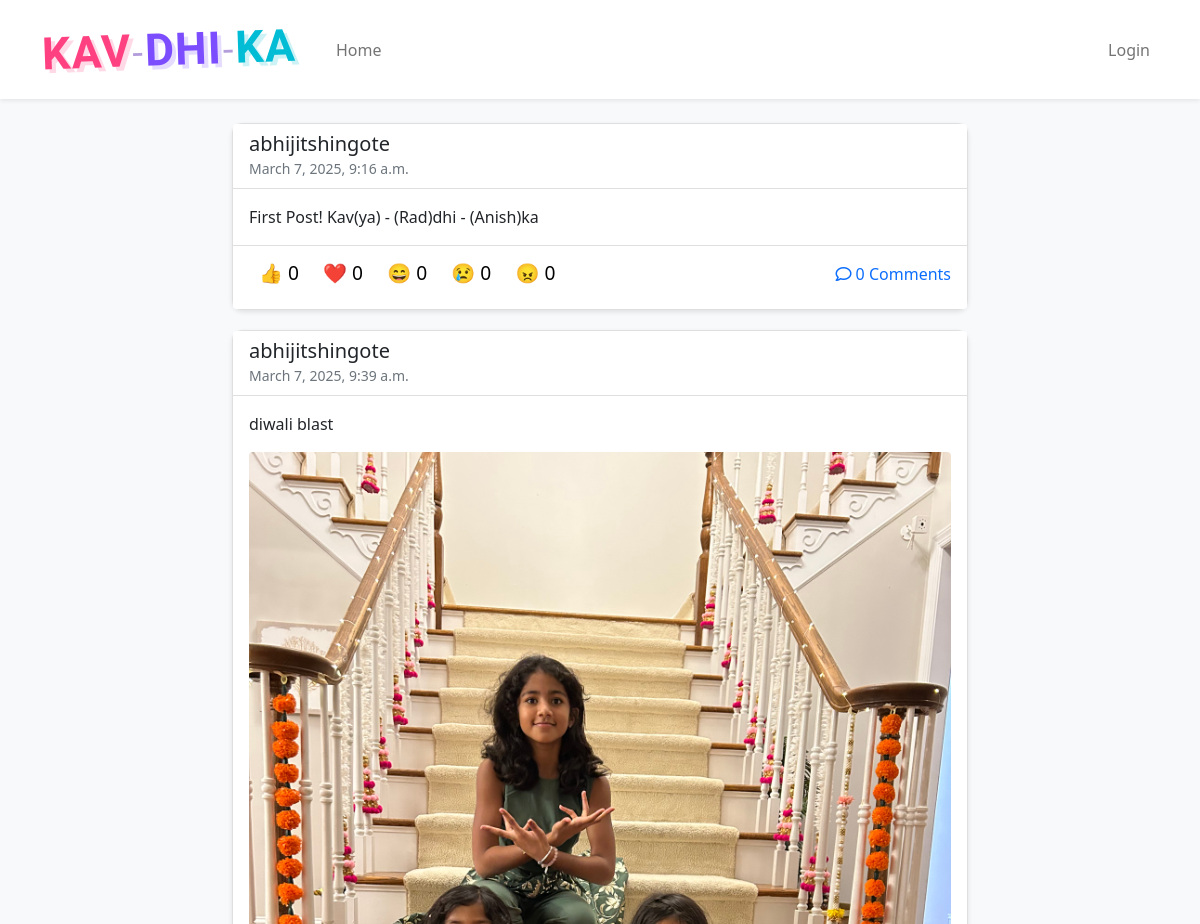
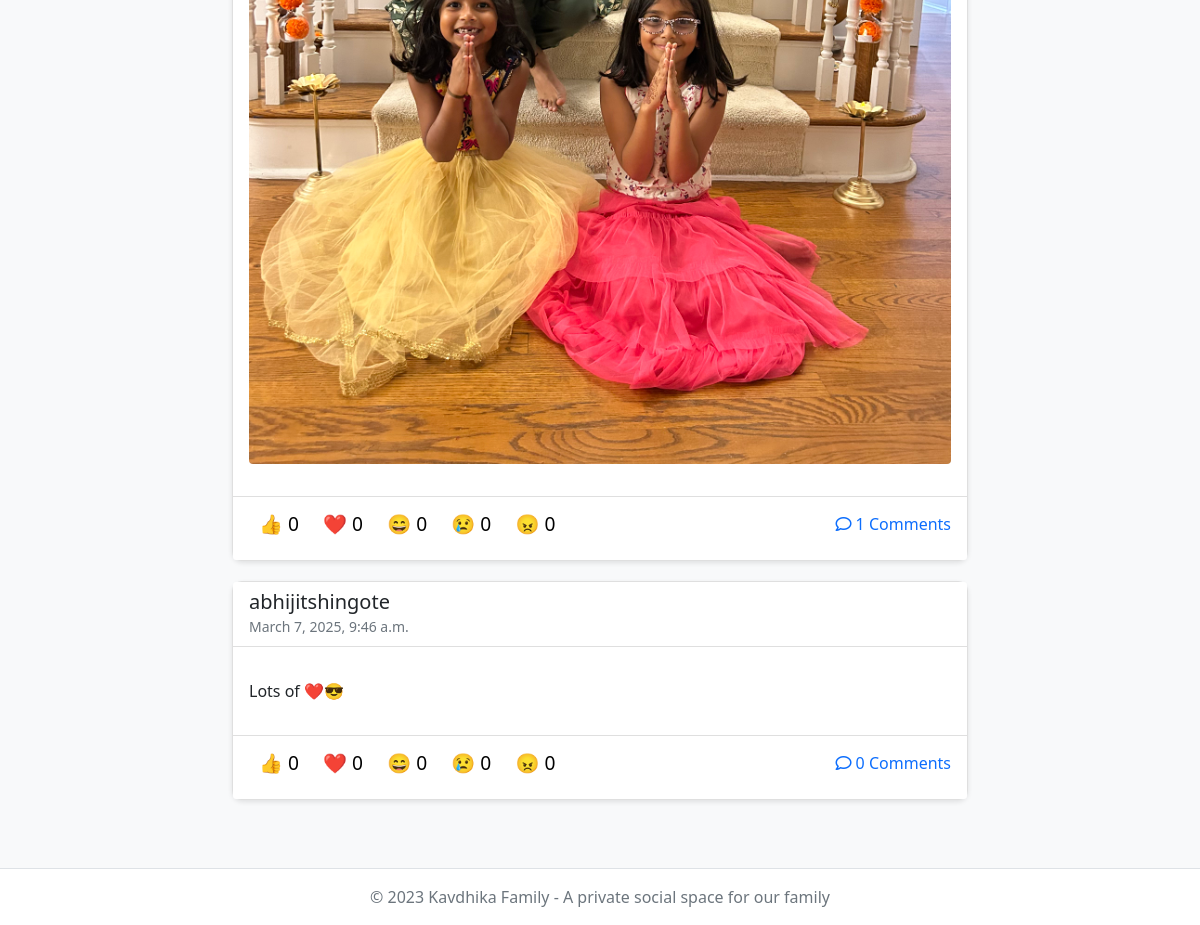
Before: / with the older database file (2 pictures, top to bottom).
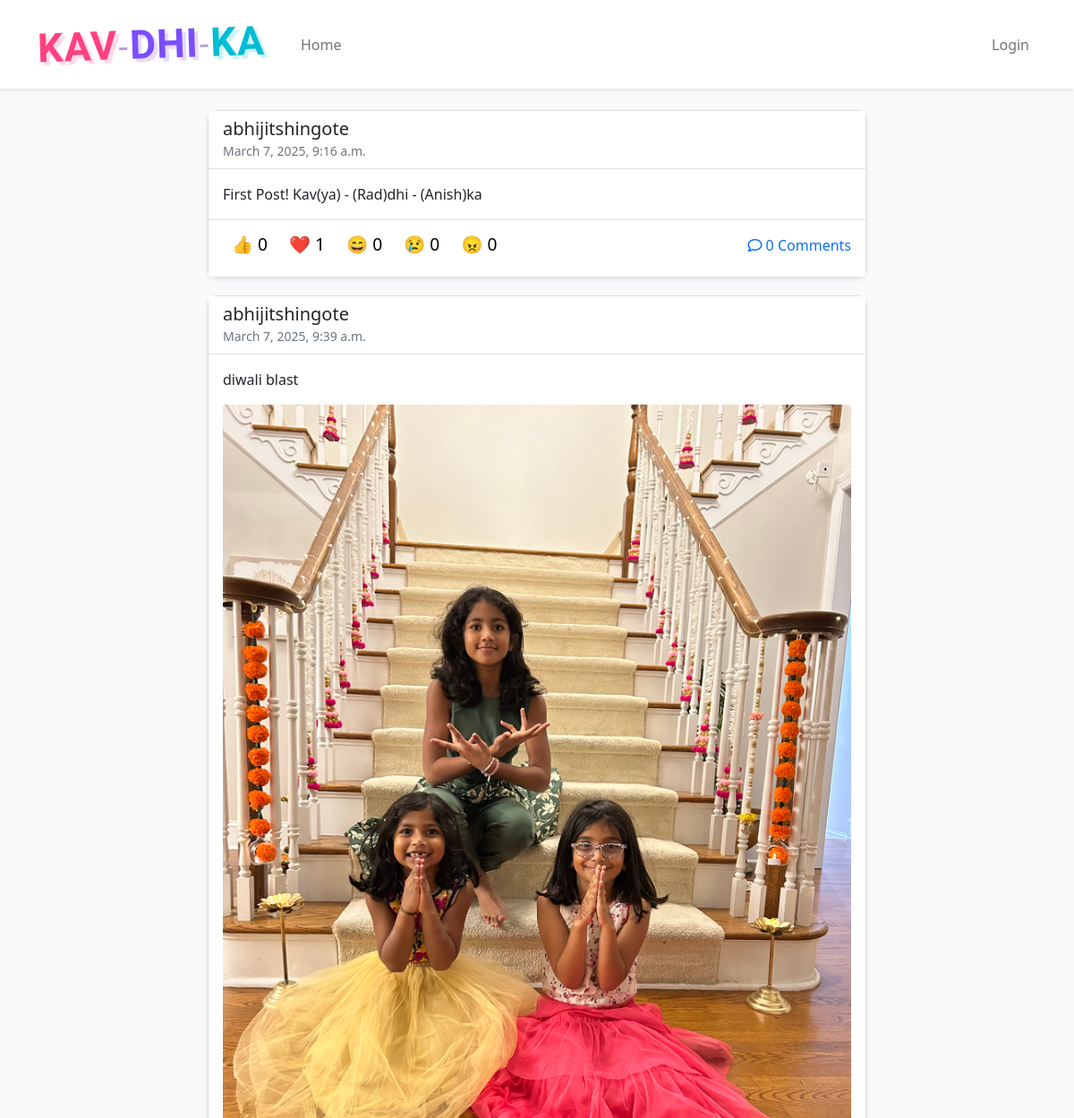
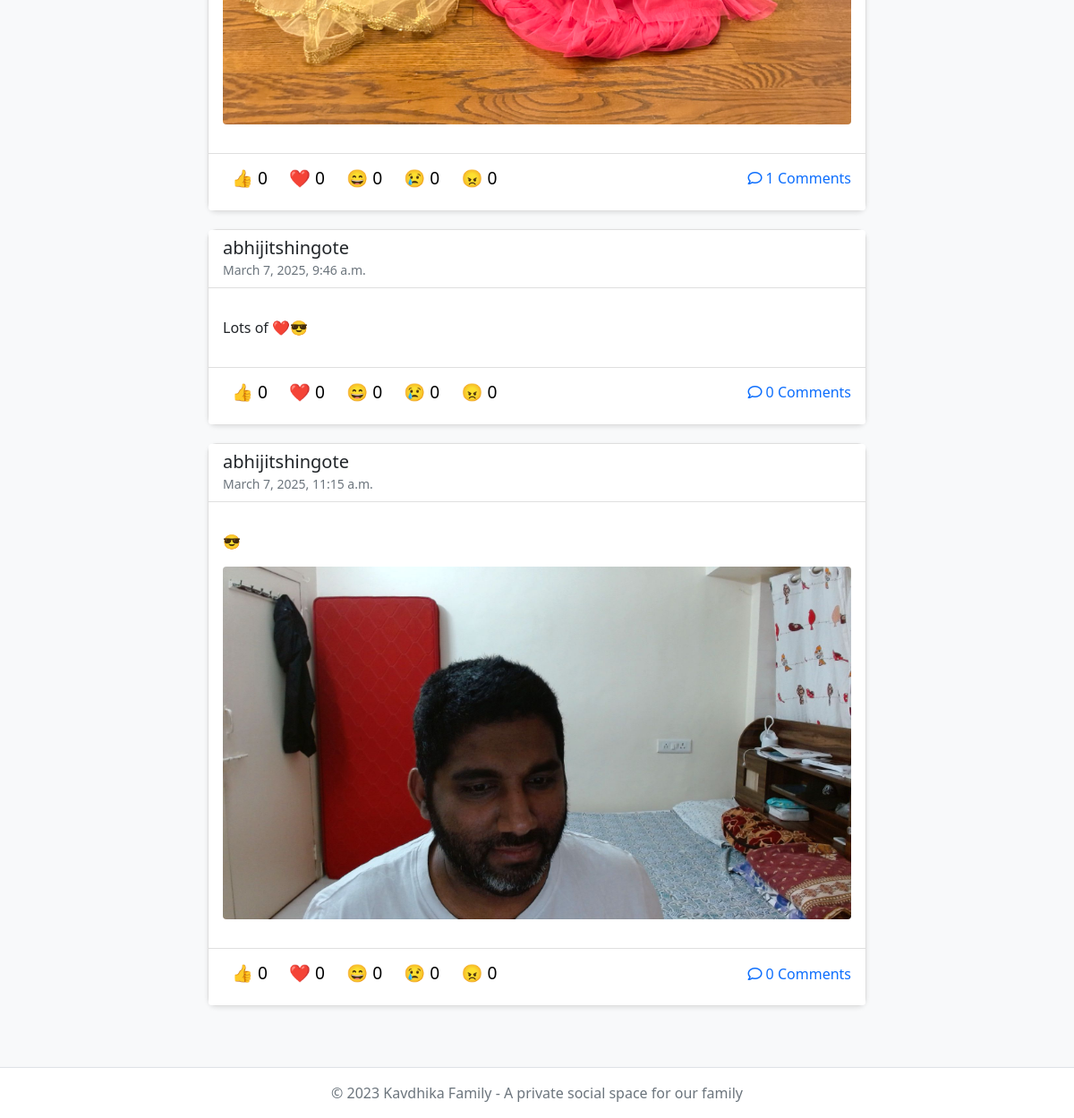
After: the same page with the newer database file (2 pictures, top to bottom).
### kavdhika_app/models.py (models this page shows, shortened)
class Post(models.Model):
    author = models.ForeignKey(User, on_delete=models.CASCADE, related_name='posts')
    content = HTMLField()
    image = models.ImageField(upload_to='post_images/', blank=True, null=True)
    created_at = models.DateTimeField(auto_now_add=True)
    updated_at = models.DateTimeField(auto_now=True)
    class Meta:
        ordering = ['-created_at']

### kavdhika_app/views.py (the view)
# urls.py: path('', views.home, name='home'),
def home(request):
    posts = Post.objects.all().annotate(
        comment_count=Count('comments'),
        reaction_count=Count('reactions')
    )
    reaction_counts = {}
    for post in posts:
        post_reactions = {}
        for reaction_type, emoji in Reaction.REACTION_CHOICES:
            post_reactions[reaction_type] = post.reactions.filter(reaction_type=reaction_type).count()
        reaction_counts[post.id] = post_reactions
    context = {
        'posts': posts,
        'title': 'Family Feed',
        'reaction_choices': Reaction.REACTION_CHOICES,
        'reaction_counts': reaction_counts
    }
    return render(request, 'kavdhika_app/home.html', context)

### kavdhika_app/templatetags/custom_filters.py (called while the page is built)
@register.filter(name='get_item')
def get_item(dictionary, key):
    return dictionary.get(key, 0)  # Returns 0 if key doesn't exist

### kavdhika_app/templates/kavdhika_app/home.html (shortened to what this page needs)
{% extends 'kavdhika_app/base.html' %}
{% load custom_filters %}
{% block content %}
<div class="row">
    <div class="col-md-8 mx-auto">
        {% if posts %}
            {% for post in posts %}
            <div class="card">
                <div class="card-header bg-white d-flex align-items-center">
                    <div>
                        <h5 class="mb-0">{{ post.author.get_full_name|default:post.author.username }}</h5>
                        <small class="text-muted">{{ post.created_at|date:"F j, Y, g:i a" }}</small>
                    </div>
                </div>
                <div class="card-body">
                    <p class="card-text">{{ post.content|safe }}</p>
                    {% if post.image %}
                    <img src="{{ post.image.url }}" alt="Post image" class="img-fluid rounded mb-3">
                    {% endif %}
                </div>
                <div class="card-footer bg-white">
                    <div class="d-flex justify-content-between align-items-center mb-2">
                        <div>
                            {% for reaction_type, emoji in reaction_choices %}
                            <button class="reaction-btn" data-post-id="{{ post.id }}" data-reaction-type="{{ reaction_type }}">
                                {{ emoji }} <span class="reaction-count">{{ reaction_counts|get_item:post.id|get_item:reaction_type }}</span>
                            </button>
                            {% endfor %}
                        </div>
                        <div>
                            <a href="{% url 'kavdhika_app:post_detail' post_id=post.id %}" class="text-decoration-none">
                                <i class="far fa-comment"></i> {{ post.comment_count }} Comments
                            </a>
                        </div>
                    </div>
                </div>
            </div>
            {% endfor %}
        {% endif %}
    </div>
</div>
{% endblock %}

### kavdhika_app/templates/kavdhika_app/base.html (shortened to what this page needs)
{% load static %}
<!DOCTYPE html>
<html lang="en">
<head>
    <link href="https://cdn.jsdelivr.net/npm/bootstrap@5.1.3/dist/css/bootstrap.min.css" rel="stylesheet">
    <link href="https://cdnjs.cloudflare.com/ajax/libs/font-awesome/5.15.4/css/all.min.css" rel="stylesheet">
    <link href="{% static 'css/custom.css' %}" rel="stylesheet">
</head>
<body>
    <nav class="navbar navbar-expand-lg navbar-light bg-white shadow-sm mb-4">
        <div class="container">
            <a class="logo navbar-brand" href="{% url 'kavdhika_app:home' %}">
                <span class="logo-kav">KAV</span><span class="logo-separator">-</span><span class="logo-dhi">DHI</span><span class="logo-separator">-</span><span class="logo-ka">KA</span>
            </a>
            <div class="collapse navbar-collapse" id="navbarNav">
                <ul class="navbar-nav me-auto">
                    <li class="nav-item">
                        <a class="nav-link" href="{% url 'kavdhika_app:home' %}">Home</a>
                    </li>
                </ul>
                <ul class="navbar-nav">
                    {% if user.is_authenticated %}
                    <li class="nav-item dropdown">
                        <a class="nav-link dropdown-toggle" href="#" id="userDropdown" role="button" data-bs-toggle="dropdown">
                            {{ user.username }}
                        </a>
                        <ul class="dropdown-menu dropdown-menu-end">
                            <li><a class="dropdown-item" href="{% url 'admin:index' %}">Admin</a></li>
                            <li><hr class="dropdown-divider"></li>
                            <li><a class="dropdown-item" href="{% url 'admin:logout' %}">Logout</a></li>
                        </ul>
                    </li>
                    {% else %}
                    <li class="nav-item">
                        <a class="nav-link" href="{% url 'admin:login' %}">Login</a>
                    </li>
                    {% endif %}
                </ul>
            </div>
        </div>
    </nav>
    <div class="container">
        {% block content %}{% endblock %}
    </div>
    <footer class="bg-white text-center text-muted py-3 mt-5 border-top">
        <div class="container">
            <p class="mb-0">© 2023 Kavdhika Family - A private social space for our family</p>
        </div>
    </footer>
</body>
</html>

### static/css/custom.css (style rules this page uses)
.logo { font-family: 'Poppins', sans-serif; font-size: 2rem; font-weight: 800; text-decoration: none !important; letter-spacing: 2px; }
.logo-kav { color: #FF6B6B; text-shadow: 2px 2px 4px rgba(255, 107, 107, 0.3); transition: color 0.3s ease; }
.logo-dhi { color: #4ECDC4; text-shadow: 2px 2px 4px rgba(78, 205, 196, 0.3); transition: color 0.3s ease; }
.logo-ka { color: #45B7D1; text-shadow: 2px 2px 4px rgba(69, 183, 209, 0.3); transition: color 0.3s ease; }
.logo-separator { color: #95A5A6; font-weight: 300; margin: 0 3px; text-shadow: none; }
.navbar-brand.logo { color: inherit !important; padding-top: 0.5rem; padding-bottom: 0.5rem; }

### kavdhika_app/templates/kavdhika_app/base.html (style rules this page uses)
body { background-color: #f8f9fa; font-family: 'Segoe UI', Tahoma, Geneva, Verdana, sans-serif; }
.logo { font-family: 'Dancing Script', cursive !important; font-size: 2.8rem !important; font-weight: 700 !important; text-decoration: none !important; letter-spacing: 1px; display: inline-block; transform: rotate(-2deg); }
.logo span { display: inline-block; transition: all 0.4s cubic-bezier(0.68, -0.55, 0.265, 1.55); position: relative; }
.logo-kav { color: #FF4081; text-shadow: 4px 4px 0px rgba(255, 64, 129, 0.2); transition: all 0.4s ease; }
.logo-dhi { color: #7C4DFF; text-shadow: 4px 4px 0px rgba(124, 77, 255, 0.2); transition: all 0.4s ease; }
.logo-ka { color: #00BCD4; text-shadow: 4px 4px 0px rgba(0, 188, 212, 0.2); transition: all 0.4s ease; }
.logo-separator { font-family: 'Dancing Script', cursive !important; color: #9575CD; margin: 0 1px; text-shadow: none; transition: all 0.4s ease; opacity: 0.7; font-size: 2.4rem; }
.navbar-brand.logo { color: inherit !important; padding-top: 0.5rem; padding-bottom: 0.5rem; margin-right: 2rem; }
.card { margin-bottom: 20px; border-radius: 10px; box-shadow: 0 2px 5px rgba(0,0,0,0.1); }
.reaction-btn { background: none; border: none; cursor: pointer; font-size: 1.2rem; padding: 5px 10px; border-radius: 20px; transition: background-color 0.2s; }

Changed rows visible on the page:
added Post: author.get_full_name "abhijitshingote", created_at "March 7, 2025, 11:15 a.m.", content "😎", image (picture), reaction_choices "👍" "❤️" "😄" "😢" "😠", reaction_choices "0" "0" "0" "0" "0", comment_count "0"
Other visible differences:
new list line: "❤️ 1"
list line gone: "❤️ 0"
